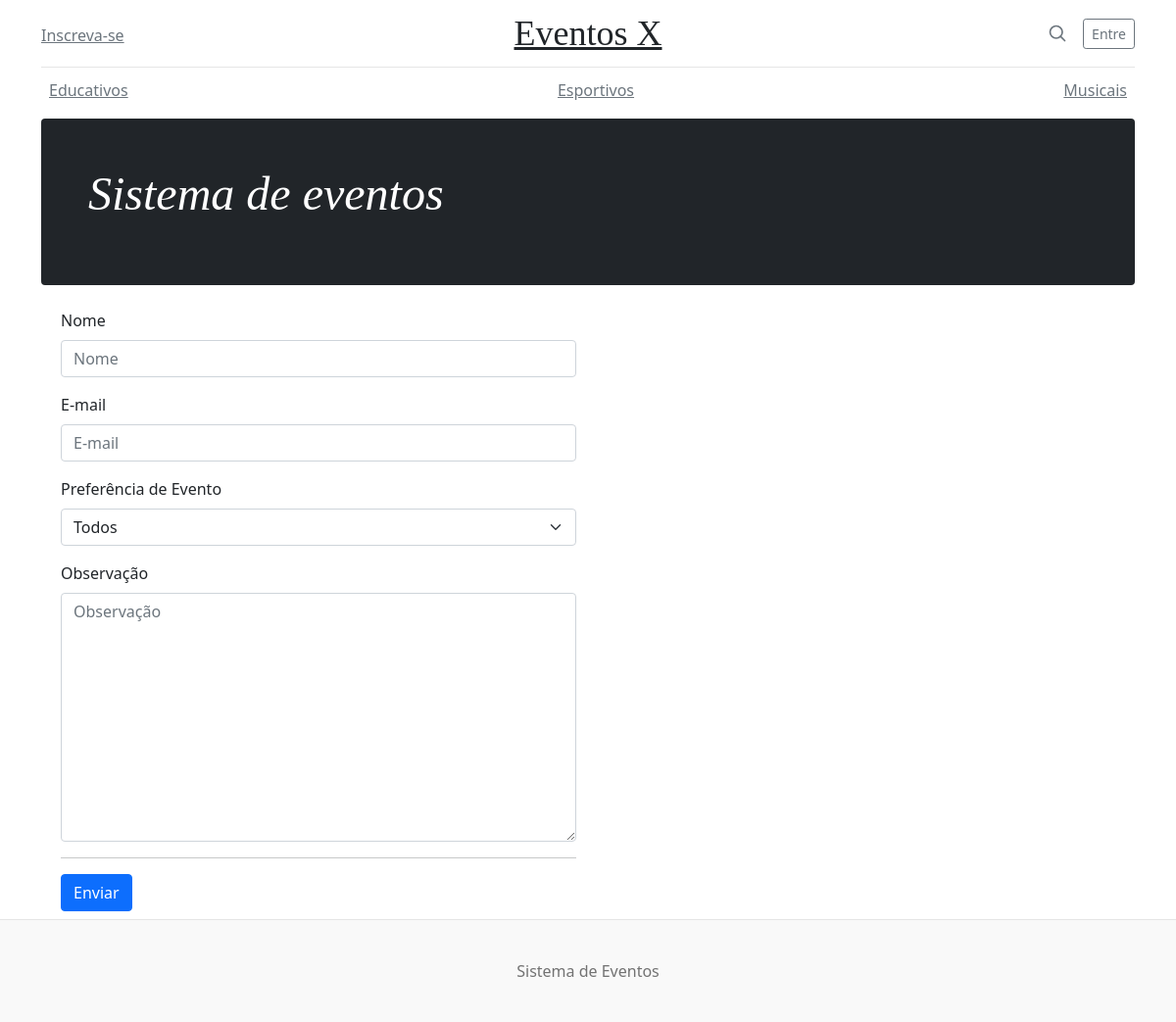
The page /inscreva-se/ on the database its author committed.
### eventos/models.py (models this page shows, shortened)
class Categoria(models.Model):
    nome = models.CharField('Nome', max_length=50)
    descricao = models.TextField('Descricao', blank=True)
    class Meta:
        verbose_name = 'Categoria'
        verbose_name_plural = 'Categorias'
        ordering = ['nome']

### base/views.py (the view)
# urls.py: path('inscreva-se/', inscrever, name='inscrever'),
def inscrever(request):
    contexto = {'sucesso': False}
    form = InscreverForm(request.POST or None)
    if form.is_valid():
        form.save()
        contexto['sucesso'] = True
    contexto['form'] = form
    return render(request, 'inscrever.html', contexto)

### base/forms.py
class InscreverForm(forms.ModelForm):
    class Meta:
        model = Contato
        fields = [
            'nome',
            'email',
            'preferencia_evento',
            'observacao',
        ]

### eventos/context_processors.py (called while the page is built)
def categorias(request):
    return {
        'categorias': Categoria.objects.all()
    }

### base/templates/inscrever.html (shortened to what this page needs)
{% extends "base.html" %}
{% load bootstrap5 %}
{% block conteudo %}
<div class="col-md-6">
  {% if sucesso %}
  <div class="alert alert-success">Inscrição enviada com sucesso!</div>
  {% else %}
  <form action="" method="post">
    {% bootstrap_form form %}
    <hr>
    <button class="btn btn-primary" type="submit">Enviar</button>
  </form>
{% endif %}
</div>
{% endblock %}

### base/templates/base.html (shortened to what this page needs)
<!doctype html>
<html lang="pt-br">
  <head>
<link href="/static/bootstrap.min.css" rel="stylesheet">
    <link href="/static/blog.css" rel="stylesheet">
  </head>
  <body>
<div class="container">
  <header class="blog-header py-3">
    <div class="row flex-nowrap justify-content-between align-items-center">
      <div class="col-4 pt-1">
        <a class="link-secondary" href="{% url 'inscrever' %}">Inscreva-se</a>
      </div>
      <div class="col-4 text-center">
        <a class="blog-header-logo text-dark" href="{% url 'inicio' %}">Eventos X</a>
      </div>
      <div class="col-4 d-flex justify-content-end align-items-center">
        <a class="link-secondary" href="#" aria-label="Search">
          <svg xmlns="http://www.w3.org/2000/svg" width="20" height="20" fill="none" stroke="currentColor" stroke-linecap="round" stroke-linejoin="round" stroke-width="2" class="mx-3" role="img" viewBox="0 0 24 24"><title>Search</title><circle cx="10.5" cy="10.5" r="7.5"/><path d="M21 21l-5.2-5.2"/></svg>
        </a>
        <a class="btn btn-sm btn-outline-secondary" href="#">Entre</a>
      </div>
    </div>
  </header>
  <div class="nav-scroller py-1 mb-2">
    <nav class="nav d-flex justify-content-between">
      {% for categoria in categorias %}
      <a class="p-2 link-secondary" href="#">{{ categoria.nome }}</a>
      {% endfor %}
    </nav>
  </div>
</div>
<main class="container">
  <div class="p-4 p-md-5 mb-4 text-white rounded bg-dark">
    <div class="col-md-6 px-0">
      <h1 class="display-4 fst-italic">Sistema de eventos</h1>
    </div>
  </div>
  <div class="row m-2">
    {% block conteudo %}
    {% endblock %}
  </div>
</main>
<footer class="blog-footer">
  <p>Sistema de Eventos</p>
</footer>
  </body>
</html>

### base/static/blog.css (style rules this page uses)
.blog-header { line-height: 1; border-bottom: 1px solid #e5e5e5; }
.blog-header-logo { font-family: "Playfair Display", Georgia, "Times New Roman", serif; font-size: 2.25rem; }
h1, h2, h3, h4, h5, h6 { font-family: "Playfair Display", Georgia, "Times New Roman", serif; }
.display-4 { font-size: 2.5rem; }
@media (min-width: 768px) { .display-4 { font-size: 3rem; } }
.nav-scroller { position: relative; z-index: 2; height: 2.75rem; overflow-y: hidden; }
.nav-scroller .nav { display: flex; flex-wrap: nowrap; padding-bottom: 1rem; margin-top: -1px; overflow-x: auto; text-align: center; white-space: nowrap; -webkit-overflow-scrolling: touch; }
.blog-footer { padding: 2.5rem 0; color: #727272; text-align: center; background-color: #f9f9f9; border-top: .05rem solid #e5e5e5; }
.blog-footer p:last-child { margin-bottom: 0; }

### rows shown on the page
Categoria: nome "Educativos"
Categoria: nome "Esportivos"
Categoria: nome "Musicais"
